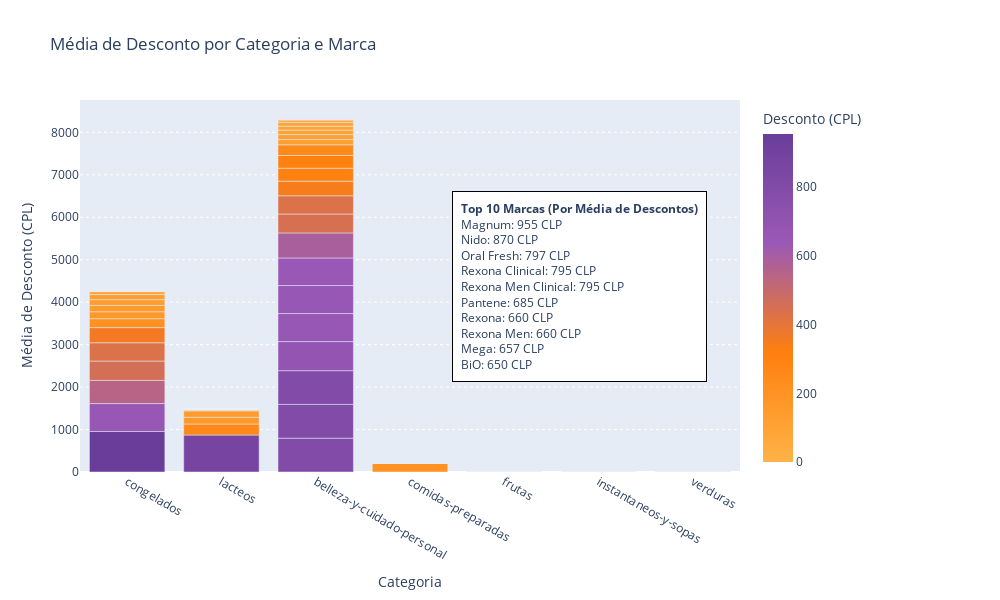

Notebook code for this chart:
### Markdown cell above
# 5 - Plotar um gráfico de mapa interativo agrupando os dados por categoria, marca e trazendo a média de desconto.

### Code cell
# Agrupar os dados por categoria e marca
media_cat_marca = (
    df.groupby(['Categoria', 'Marca'])['Desconto']
      .mean()
      .reset_index()
      .sort_values(by='Desconto', ascending=False)
)

# Plotar o gráfico
fig = px.bar(media_cat_marca,
             x="Categoria",
             y="Desconto",
             color="Desconto",
             color_continuous_scale=["#ffb347", "#ff7f0e", "#9b59b6", "#6a3d9a"],
             title="Média de Desconto por Categoria e Marca",
             labels={"Desconto":"Média de Desconto (CLP)"},
             barmode="stack",
             height=600,
             width=1000,
             hover_data=["Marca"])

fig.update_layout(
    xaxis_title="Categoria",
    yaxis_title="Média de Desconto (CPL)",
    legend_title="Marca",
    coloraxis_colorbar_title="Desconto (CPL)",
    margin=dict(r=260)
)

# Top 10 marcas
top10 = (
    df.groupby('Marca')['Desconto']
      .mean()
      .sort_values(ascending=False)
      .head(10)
)
legenda = "<b>Top 10 Marcas (Por Média de Descontos)</b><br>" + "<br>".join(
    [f"{m}: {v:.0f} CLP" for m, v in top10.items()]
)

# Adicionar anotação sobre as marcas
fig.add_annotation(
    text=legenda,
    x=0.95, y=0.5,
    xref="paper", yref="paper",
    showarrow=False,
    align="left",
    bgcolor="white",
    bordercolor="black",
    borderwidth=1,
    borderpad=8
)

# Grid pontilhado
fig.update_yaxes(showgrid=True, gridcolor="white", gridwidth=1, griddash="dot")

fig.show()

### Figure 1 — Plotly figure (JSON) as saved in the notebook; plotly's stock layout.template omitted (floating-point values rounded to 4 significant figures; data arrays with more than 128 entries replaced by an {"elided": "..."} marker saying what was removed)
{"data": [{"customdata": {"elided": "167x1 str values"}, "hovertemplate": "Categoria=%{x}<br>Média de Desconto (CLP)=%{marker.color}<br>Marca=%{customdata[0]}<extra></extra>", "legendgroup": "", "marker": {"color": {"elided": "167 float values"}, "coloraxis": "coloraxis", "pattern": {"shape": ""}}, "name": "", "orientation": "v", "showlegend": false, "textposition": "auto", "type": "bar", "x": {"elided": "167 str values"}, "xaxis": "x", "y": {"elided": "167 float values"}, "yaxis": "y"}], "layout": {"annotations": [{"align": "left", "bgcolor": "white", "bordercolor": "black", "borderpad": 8, "borderwidth": 1, "showarrow": false, "text": "<b>Top 10 Marcas (Por Média de Descontos)</b><br>Magnum: 955 CLP<br>Nido: 870 CLP<br>Oral Fresh: 797 CLP<br>Rexona Clinical: 795 CLP<br>Rexona Men Clinical: 795 CLP<br>Pantene: 685 CLP<br>Rexona: 660 CLP<br>Rexona Men: 660 CLP<br>Mega: 657 CLP<br>BiO: 650 CLP", "x": 0.95, "xref": "paper", "y": 0.5, "yref": "paper"}], "barmode": "stack", "coloraxis": {"colorbar": {"title": {"text": "Desconto (CPL)"}}, "colorscale": [[0, "#ffb347"], [0.3333, "#ff7f0e"], [0.6667, "#9b59b6"], [1, "#6a3d9a"]]}, "height": 600, "legend": {"title": {"text": "Marca"}, "tracegroupgap": 0}, "margin": {"r": 260}, "title": {"text": "Média de Desconto por Categoria e Marca"}, "width": 1000, "xaxis": {"anchor": "y", "domain": [0, 1], "title": {"text": "Categoria"}}, "yaxis": {"anchor": "x", "domain": [0, 1], "gridcolor": "white", "griddash": "dot", "gridwidth": 1, "showgrid": true, "title": {"text": "Média de Desconto (CPL)"}}}}
